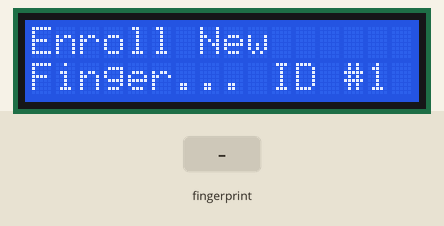
The sketch below on a simulated ESP32. Shown: 16×2 character LCD. The test bench sets the inputs (shaded band). What the sketch prints to the serial monitor is not drawn.

Above: at 6.3 s.
6.4 s: finger stored as number 1 placed on the sensor
At 9.5 s:
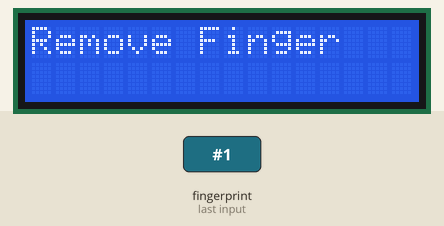
12.0 s: finger stored as number 1 placed on the sensor
At 13.1 s:
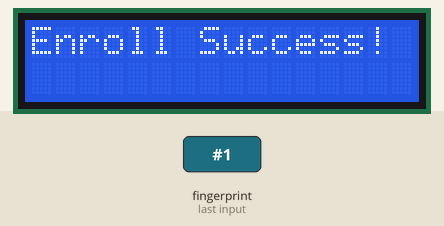
15.0 s: finger stored as number 1 placed on the sensor
At 16.4 s:
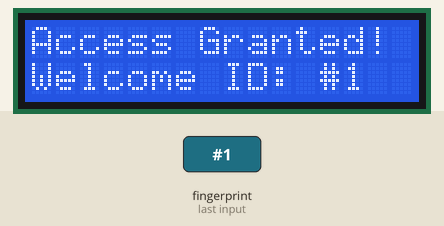
17.2 s: finger stored as number 1 placed on the sensor
At 20.05 s:
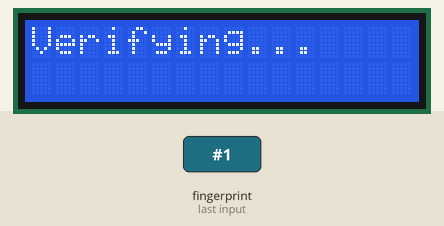
Timing chart, 0 to 21.6 s (numbered marks = the images above; inputs shaded):
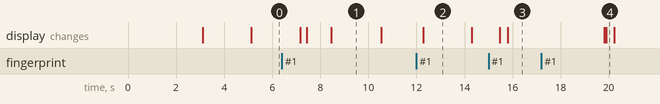

The sketch:

V2_esp32_with_R307fingerprint_sensor_with_lcd.ino
```cpp
#include <Adafruit_Fingerprint.h>
#include <HardwareSerial.h>
#include <LiquidCrystal_I2C.h> // The new library for the LCD

// --- Fingerprint Sensor Setup (same as Step 1) ---
HardwareSerial mySerial(2);  // UART2 for ESP32
Adafruit_Fingerprint finger = Adafruit_Fingerprint(&mySerial);

// --- New LCD Setup ---
// The address (0x27) is the most common one. If your screen is blank,
// it might be 0x3F. You can use an "I2C Scanner" sketch to find the correct address.
LiquidCrystal_I2C lcd(0x27, 16, 2);

// --- State Management ---
bool enrolled = false;

void setup() {
  Serial.begin(115200); // We still use this for debugging

  // --- LCD Initialization ---
  lcd.init();      // Initialize the lcd
  lcd.backlight(); // Turn on the backlight
  lcd.clear();
  lcd.setCursor(0, 0);
  lcd.print("Fingerprint");
  lcd.setCursor(0, 1);
  lcd.print("System Booting...");

  // --- Fingerprint Sensor Initialization (same as Step 1) ---
  mySerial.begin(57600, SERIAL_8N1, 16, 17); // RX, TX pins for ESP32 UART2
  delay(1000); // Give sensor time to boot

  Serial.println("R307 Fingerprint Enrollment + Verification");

  finger.begin(57600);
  delay(1000);

  if (finger.verifyPassword()) {
    Serial.println("✅ R307 detected successfully!");
    lcd.clear();
    lcd.setCursor(0, 0);
    lcd.print("Sensor Ready!");
    delay(2000);
  } else {
    Serial.println("❌ Fingerprint sensor not found!");
    lcd.clear();
    lcd.setCursor(0, 0);
    lcd.print("Sensor Error!");
    lcd.setCursor(0, 1);
    lcd.print("Check Wiring");
    while (1); // Halt on error
  }
}

void loop() {
  if (!enrolled) {
    lcd.clear();
    lcd.setCursor(0, 0);
    lcd.print("Enroll New");
    lcd.setCursor(0, 1);
    lcd.print("Finger... ID #1");
    delay(2000);

    // Call the enrollment function
    if (getFingerprintEnroll(1) == FINGERPRINT_OK) {
      lcd.clear();
      lcd.print("Enroll Success!");
      delay(2000);
      enrolled = true; // Set state to enrolled
    } else {
      lcd.clear();
      lcd.print("Enroll Failed");
      delay(2000);
    }
  } else {
    // If already enrolled, continuously check for a finger to verify
    lcd.clear();
    lcd.setCursor(0, 0);
    lcd.print("Place Finger");
    lcd.setCursor(0, 1);
    lcd.print("to Verify...");

    getFingerprintID();
    delay(1000); // Wait a second between verification attempts
  }
}

//---------------- Enroll ----------------
uint8_t getFingerprintEnroll(uint8_t id) {
  int p = -1;
  lcd.clear();
  lcd.print("Waiting for");
  lcd.setCursor(0, 1);
  lcd.print("Valid Finger...");

  while (p != FINGERPRINT_OK) {
    p = finger.getImage();
  }

  p = finger.image2Tz(1);
  if (p != FINGERPRINT_OK) { lcd.print("Imaging Error"); delay(1000); return p; }
  lcd.clear();
  lcd.print("Image Captured!");
  delay(1000);

  lcd.clear();
  lcd.print("Remove Finger");
  delay(2000);
  while (finger.getImage() != FINGERPRINT_NOFINGER);

  lcd.clear();
  lcd.print("Place Finger");
  lcd.setCursor(0, 1);
  lcd.print("Again...");

  while (finger.getImage() != FINGERPRINT_OK);

  p = finger.image2Tz(2);
  if (p != FINGERPRINT_OK) { lcd.print("Imaging Error"); delay(1000); return p; }

  lcd.clear();
  lcd.print("Creating Model...");

  p = finger.createModel();
  if (p != FINGERPRINT_OK) { lcd.print("Model Error"); delay(1000); return p; }

  p = finger.storeModel(id);
  if (p != FINGERPRINT_OK) { lcd.print("Storage Error"); delay(1000); return p; }

  return FINGERPRINT_OK;
}

//---------------- Verify ----------------
int getFingerprintID() {
  uint8_t p = finger.getImage();
  if (p == FINGERPRINT_NOFINGER) return -1; // No finger, just return

  // If a finger is present...
  lcd.clear();
  lcd.print("Verifying...");

  p = finger.image2Tz();
  if (p != FINGERPRINT_OK) {
    lcd.clear();
    lcd.print("Imaging Error");
    return -1;
  }

  p = finger.fingerSearch(); // Changed from fingerFastSearch for better reliability
  if (p == FINGERPRINT_OK) {
    lcd.clear();
    lcd.print("Access Granted!");
    lcd.setCursor(0, 1);
    lcd.print("Welcome ID: #" + String(finger.fingerID));
    delay(3000); // Show success message
    return finger.fingerID;
  } else {
    lcd.clear();
    lcd.print("Access Denied");
    lcd.setCursor(0, 1);
    lcd.print("Try Again");
    delay(2000); // Show failure message
    return -1;
  }
}
```

Measured:
- after the input at 6.4 s, the display: first differs from a run without the input after 1.0 s (image 1 shows a later state)
- after the input at 12.0 s, the display: changes after 0.27 s (image 2)
- after the input at 15.0 s, the display: first changes after 0.46 s (image 3 shows a later state)
- after the input at 17.2 s, the display: first differs from a run without the input after 2.7 s (image 4)
- what the display in image 1 shows lasts 2.0 s, from 8.5 s to 10.5 s
- what the display in image 2 shows lasts 2.0 s, from 12.3 s to 14.3 s
